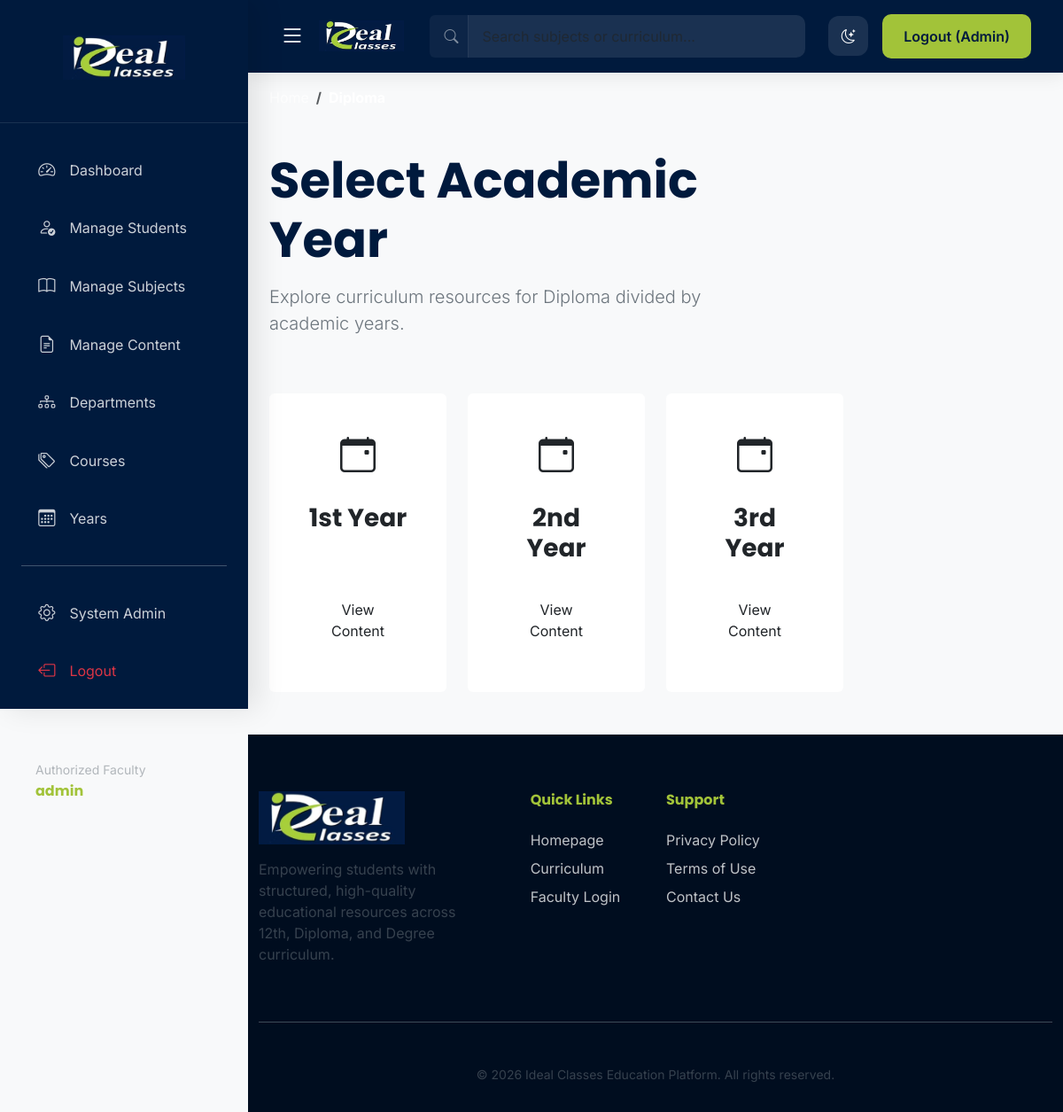
Screenshot of /category/2/ (signed in) with the database file from the repository.
### education/models.py (models this page shows, shortened)
class Category(models.Model):
    name = models.CharField(max_length=100)
    class Meta:
        verbose_name = "Course"
        verbose_name_plural = "Courses"

class Year(models.Model):
    category = models.ForeignKey(Category, related_name='years', on_delete=models.CASCADE)
    name = models.CharField(max_length=50)
    class Meta:
        unique_together = ('category', 'name')

### education/views.py (the view)
# urls.py: path('category/<int:pk>/', views.category_branches, name='category_branches'),
def category_branches(request, pk):
    if not (request.user.is_authenticated or request.session.get('is_student')):
        return redirect('login_selection')
    category = get_object_or_404(Category, pk=pk)
    years = category.years.all()
    if years.exists():
        return render(request, 'education/category_years.html', {'category': category, 'years': years})
    branches = Branch.objects.filter(subjects__category=category).distinct()
    return render(request, 'education/category_branches.html', {'category': category, 'branches': branches})

### templates/education/category_years.html (shortened to what this page needs)
{% extends 'base.html' %}
{% block content %}
<nav aria-label="breadcrumb" class="mb-5">
  <ol class="breadcrumb bg-transparent p-0 m-0">
    <li class="breadcrumb-item"><a href="{% url 'home' %}" class="text-white text-decoration-none opacity-75">Home</a></li>
    <li class="breadcrumb-item active text-white fw-bold" aria-current="page">{{ category.name }}</li>
  </ol>
</nav>
<div class="row align-items-center mb-5">
    <div class="col-lg-8">
        <h1 class="display-4 fw-bold mb-3">Select Academic <span class="text-glass-muted">Year</span></h1>
        <p class="lead text-glass-muted">Explore curriculum resources for {{ category.name }} divided by academic years.</p>
    </div>
</div>
<div class="row">
    {% for year in years %}
    <div class="col-md-3 mb-4">
        <div class="card card-glass h-100 p-4 border-0">
            <div class="card-body d-flex flex-column justify-content-center text-center">
                <i class="bi bi-calendar-event fs-1 mb-4 text-glass-muted"></i>
                <h3 class="card-title fw-bold mb-4">{{ year.name }}</h3>
                <a href="{% url 'year_subjects' category.pk year.pk %}" class="btn btn-glass mt-auto py-3">View Content</a>
            </div>
        </div>
    </div>
    {% empty %}
    <div class="col-12 text-center mt-5">
        <div class="card card-glass p-5">
            <p class="fs-4 text-glass-muted">No years configured for this category.</p>
        </div>
    </div>
    {% endfor %}
</div>
{% endblock %}

### templates/base.html (shortened to what this page needs)
<!DOCTYPE html>
<html lang="en" data-bs-theme="light">
<head>
    {% load static %}
    <link href="https://cdn.jsdelivr.net/npm/bootstrap@5.3.0/dist/css/bootstrap.min.css" rel="stylesheet">
    <link rel="stylesheet" href="https://cdn.jsdelivr.net/npm/bootstrap-icons@1.11.1/font/bootstrap-icons.css">
    <link rel="stylesheet" href="https://cdnjs.cloudflare.com/ajax/libs/animate.css/4.1.1/animate.min.css"/>
</head>
<body>
<div class="wrapper">
    {% if user.is_authenticated or request.session.is_student %}
    <nav id="sidebar">
        <div class="sidebar-header">
            <div class="logo-trigger contact-trigger" title="Click for Contact Details">
                <img src="{% static 'images/logo.png' %}" alt="Logo" height="50" class="mb-2">
            </div>
        </div>
        <div class="sidebar-links">
            {% if request.session.is_student %}
            <a href="{% url 'student_dashboard' %}" class="{% if request.resolver_match.url_name == 'student_dashboard' %}active{% endif %}">
                <i class="bi bi-speedometer2"></i> My Dashboard
            </a>
            <a href="{% url 'student_dashboard' %}">
                <i class="bi bi-collection-play"></i> My Subjects
            </a>
            <a href="{% url 'saved_notes' %}" class="{% if request.resolver_match.url_name == 'saved_notes' %}active{% endif %}">
                <i class="bi bi-bookmark-star"></i> Saved Notes
            </a>
            <hr class="opacity-10 my-4">
            <a href="{% url 'student_logout' %}" class="text-danger">
                <i class="bi bi-box-arrow-left"></i> Logout
            </a>
            {% elif user.is_staff %}
            <a href="{% url 'home' %}" class="{% if request.resolver_match.url_name == 'home' %}active{% endif %}">
                <i class="bi bi-speedometer2"></i> Dashboard
            </a>
            <a href="{% url 'admin_admissions' %}" class="{% if request.resolver_match.url_name == 'admin_admissions' %}active{% endif %}">
                <i class="bi bi-person-check"></i> Manage Students
            </a>
            <a href="/admin/education/subject/" target="_blank">
                <i class="bi bi-book"></i> Manage Subjects
            </a>
            <a href="{% url 'manage_content' %}" class="{% if request.resolver_match.url_name == 'manage_content' %}active{% endif %}">
                <i class="bi bi-file-earmark-text"></i> Manage Content
            </a>
            <a href="/admin/education/branch/" target="_blank">
                <i class="bi bi-diagram-3"></i> Departments
            </a>
            <a href="/admin/education/category/" target="_blank">
                <i class="bi bi-tags"></i> Courses
            </a>
            <a href="/admin/education/year/" target="_blank">
                <i class="bi bi-calendar3"></i> Years
            </a>
            <hr class="opacity-10 my-4">
            <a href="/admin/" target="_blank">
                <i class="bi bi-gear"></i> System Admin
            </a>
            <form action="{% url 'logout' %}" method="post" id="logout-form-sidebar">
                <a href="#" onclick="document.getElementById('logout-form-sidebar').submit();" class="text-danger">
                    <i class="bi bi-box-arrow-left"></i> Logout
                </a>
            </form>
            {% endif %}
        </div>
        <div class="p-4 mt-auto">
            <div class="p-3 rounded-4" style="background: rgba(255,255,255,0.05);">
                <p class="small mb-1 opacity-50">Authorized {% if request.session.is_student %}Student{% else %}Faculty{% endif %}</p>
                <h6 class="mb-0 fw-bold text-secondary-branded">{{ user.username }}{{ request.session.student_email }}</h6>
            </div>
        </div>
    </nav>
    {% endif %}
    <div id="content">
        <nav class="navbar navbar-expand-lg navbar-dark navbar-branded px-4 sticky-top">
            <div class="container-fluid">
                <div class="d-flex align-items-center">
                    {% if user.is_authenticated or request.session.is_student %}
                    <button type="button" id="sidebarCollapse" class="btn text-white me-3 border-0 p-0 shadow-none">
                        <i class="bi bi-list fs-3"></i>
                    </button>
                    {% endif %}
                    <div class="navbar-brand d-flex align-items-center logo-trigger contact-trigger" title="Click for Contact Details">
                        <img src="{% static 'images/logo.png' %}" alt="Logo" height="35">
                    </div>
                </div>
                <form class="d-none d-md-flex mx-auto w-50" action="{% url 'search' %}" method="get">
                    <div class="input-group">
                        <span class="input-group-text bg-white bg-opacity-10 border-0 text-white opacity-50 ps-3 pe-2">
                            <i class="bi bi-search me-1"></i>
                        </span>
                        <input class="form-control bg-white bg-opacity-10 border-0 text-white px-3" type="search" name="q" placeholder="Search subjects or curriculum..." style="box-shadow: none;">
                    </div>
                </form>
                <div class="d-flex align-items-center ms-auto">
                    <div class="theme-toggle me-3" id="themeToggle" title="Toggle Theme">
                        <i class="bi bi-moon-stars" id="themeIcon"></i>
                    </div>
                    {% if user.is_authenticated %}
                        <form action="{% url 'logout' %}" method="post" class="d-none d-sm-block">
                            <button type="submit" class="btn btn-secondary-branded px-4">Logout (Admin)</button>
                        </form>
                    {% elif request.session.is_student %}
                        <a href="{% url 'student_logout' %}" class="btn btn-secondary-branded px-4 shadow-sm">Logout (Student)</a>
                    {% else %}
                        <a href="{% url 'login_selection' %}" class="nav-link text-white me-4 fw-500">Login</a>
                        <a href="{% url 'admission_apply' %}" class="btn btn-secondary-branded px-4">Admission Open</a>
                    {% endif %}
                </div>
            </div>
        </nav>
        <div class="p-4 pt-md-3">
            {% block content %}{% endblock %}
        </div>
        <footer class="footer-branded">
            <div class="container">
                <div class="row gy-4">
                    <div class="col-lg-4">
                        <img src="{% static 'images/logo.png' %}" alt="Logo" height="60" class="mb-3">
                        <p class="opacity-50 pe-lg-5">Empowering students with structured, high-quality educational resources across 12th, Diploma, and Degree curriculum.</p>
                    </div>
                    <div class="col-lg-2 col-md-4">
                        <h6 class="fw-bold mb-4 text-secondary-branded">Quick Links</h6>
                        <ul class="list-unstyled opacity-75">
                            <li class="mb-2"><a href="{% url 'home' %}" class="text-white text-decoration-none">Homepage</a></li>
                            <li class="mb-2"><a href="{% url 'curriculum' %}" class="text-white text-decoration-none">Curriculum</a></li>
                            <li><a href="{% url 'faculty_login' %}" class="text-white text-decoration-none">Faculty Login</a></li>
                        </ul>
                    </div>
                    <div class="col-lg-2 col-md-4">
                        <h6 class="fw-bold mb-4 text-secondary-branded">Support</h6>
                        <ul class="list-unstyled opacity-75">
                            <li class="mb-2"><a href="{% url 'privacy_policy' %}" class="text-white text-decoration-none">Privacy Policy</a></li>
                            <li class="mb-2"><a href="{% url 'terms_of_use' %}" class="text-white text-decoration-none">Terms of Use</a></li>
                            <li><a href="{% url 'contact_us' %}" class="text-white text-decoration-none">Contact Us</a></li>
                        </ul>
                    </div>
                </div>
                <hr class="opacity-10 my-5">
                <div class="text-center opacity-50">
                    <p class="small mb-0">&copy; 2026 Ideal Classes Education Platform. All rights reserved.</p>
                </div>
            </div>
        </footer>
    </div>
</div>
</body>
</html>

### templates/base.html (style rules this page uses)
:root { --primary-color: #001a3d; --secondary-color: #a2c339; --accent-color: #ffffff; --bg-light: #f8f9fa; --bg-dark: #00122b; --card-light: #ffffff; --card-dark: #001a3d; --text-main: #001a3d; --text-muted: #6c757d; --text-inverted: #ffffff; --sidebar-width: 280px; --transition: all 0.3s cubic-bezier(0.4, 0, 0.2, 1); --border-radius: 12px; --shadow-soft: 0 4px 20px rgba(0, 0, 0, 0.08); --shadow-strong: 0 8px 30px rgba(0, 0, 0, 0.15); --border-color: rgba(0,0,0,0.08); --overlay-bg: rgba(0, 0, 0, 0.4); }
body { font-family: 'Inter', sans-serif; background-color: var(--bg-light); color: var(--text-main); overflow-x: hidden; margin: 0; transition: all 0.3s ease; }
h1, h2, h3, h4, h5, h6, .navbar-brand { font-family: 'Poppins', sans-serif; color: var(--text-main); font-weight: 700; }
p { color: var(--text-muted); }
.wrapper { display: flex; width: 100%; align-items: stretch; min-height: 100vh; overflow-x: hidden; }
#sidebar { min-width: var(--sidebar-width); max-width: var(--sidebar-width); background: var(--primary-color); color: white; transition: all 0.3s cubic-bezier(0.4, 0, 0.2, 1); z-index: 1050; height: 100vh; position: sticky; top: 0; display: flex; flex-direction: column; box-shadow: 10px 0 30px rgba(0,0,0,0.1); }
.sidebar-header { padding: 2.5rem 1.5rem; text-align: center; border-bottom: 1px solid rgba(255,255,255,0.1); }
.sidebar-links { padding: 1.5rem; }
.sidebar-links a { padding: 0.9rem 1.2rem; display: flex; align-items: center; color: rgba(255,255,255,0.8); text-decoration: none; border-radius: var(--border-radius); margin-bottom: 0.5rem; transition: var(--transition); }
.sidebar-links i { margin-right: 1rem; font-size: 1.2rem; }
#content { flex: 1; padding: 0; display: flex; flex-direction: column; background-color: var(--bg-light); transition: all 0.3s cubic-bezier(0.4, 0, 0.2, 1); position: relative; min-height: 100vh; min-width: 0; }
.navbar-branded { background: var(--primary-color); padding: 1rem 1.5rem; box-shadow: var(--shadow-soft); }
.form-control, .form-select { background-color: var(--card-light); border-color: var(--border-color); color: var(--text-main); border-radius: 10px; padding: 0.75rem 1rem; }
.btn-secondary-branded { background-color: var(--secondary-color); border: none; color: #001a3d !important; padding: 0.8rem 1.8rem; border-radius: 10px; font-weight: 600; transition: var(--transition); }
.theme-toggle { cursor: pointer; width: 45px; height: 45px; border-radius: 12px; display: flex; align-items: center; justify-content: center; background: rgba(255,255,255,0.1); color: white; transition: var(--transition); }
.footer-branded { background: #000d1f; color: white; padding: 4rem 0 2rem 0; margin-top: auto; }
.text-secondary-branded { color: var(--secondary-color) !important; }
.logo-trigger { cursor: pointer; transition: transform 0.2s; }

### rows the page displays
Category: name "Diploma"
Year: name "1st Year"
Year: name "2nd Year"
Year: name "3rd Year"

### other values shown
{{ user.username }} "admin"
